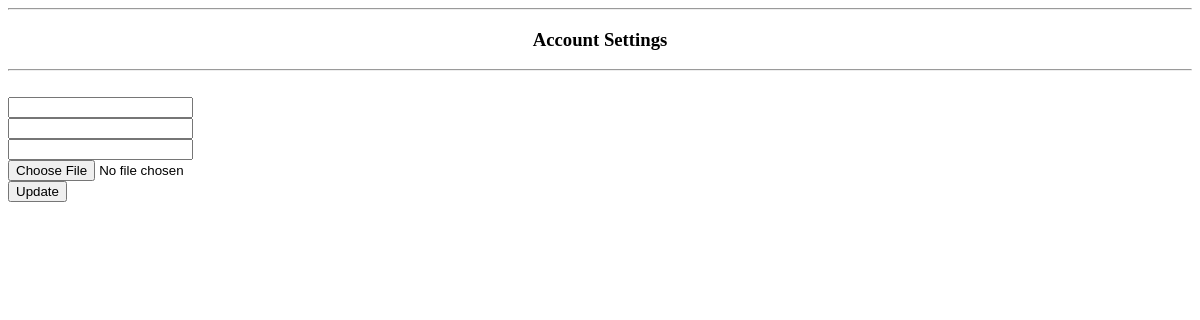
/account (signed in), run on an earlier commit of the app's database.
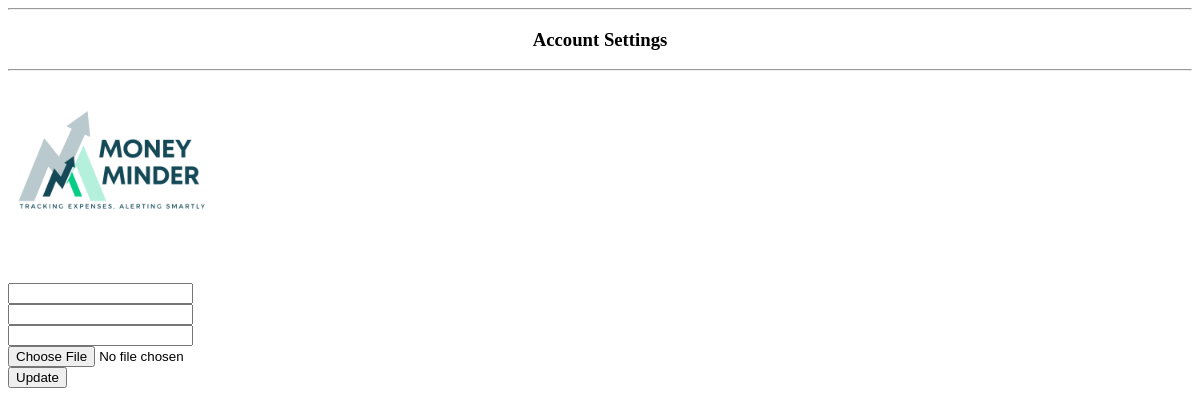
And on a later commit of the database.
### core/models.py (models this page shows, shortened)
class Customer(models.Model):
    user = models.ForeignKey(User , on_delete = models.CASCADE)
    phone = models.IntegerField(null =True)
    username = models.CharField(max_length = 100 , default = None)
    email = models.EmailField(default = None)
    profileimg = models.ImageField(null=True, blank=True, default='logo.png')
    date_created = models.DateTimeField(auto_now_add = True , null=True)

### core/views.py (the view)
# urls.py: path('account', views.account , name="account"),
def account(request):
    user= request.user
    customer = Customer.objects.filter(user=user).first()
    print(customer)
    if request.method == "POST":
        form = CustomerForm(request.POST)
        if form.is_valid():
            form.save()
            return redirect("home")
    else:
        form = CustomerForm()
    context = {'Form':form , 'customer':customer}
    return render(request, 'account.html', context=context)

### core/forms.py
class CustomerForm(ModelForm):
    class Meta:
        model = Customer
        fiels = '__all__'
        exclude = ['user']

### templates/account.html (shortened to what this page needs)
{% load static %}
<!DOCTYPE html>
<html lang="en">
<head>
</head>
<body>
    <div class="row">
        <div class="col-md-3">
            <div class="card card-body">
                <hr>
                <h3 style="text-align: center">Account Settings</h3>
                <hr>
                <img class="profile-pic" src="{{customer.profileimg.url}}" >
            </div>
        </div>
        <div class="col-md-9">
            <div class="card card-body">
                <div class="d-flex justify-content-center form_container">
                    <form method="POST" action="">
                        <div class="input-group mb-3">
                            {{Form.username}}
                        </div>
                        <div class="input-group mb-2">
                            {{Form.phone}}
                        </div>
                        <div class="input-group mb-2">
                            {{Form.email}}
                        </div>
                        <div class="input-group mb-2">
                            {{Form.profileimg}}
                        </div>
                           <div class="d-flex justify-content-center mt-3 login_container">
                             <input class="btn login_btn" type="submit" value="Update">
                           </div>
                    </form>
                </div>
            </div>
        </div>
    </div>
</body>
</html>

### templates/account.html (style rules this page uses)
.profile-pic { max-width: 200px; max-height:200px; margin: 0 auto; border-radius: 50%; }

What changed in the data, as far as the page shows it:
added Customer: profileimg (picture)
